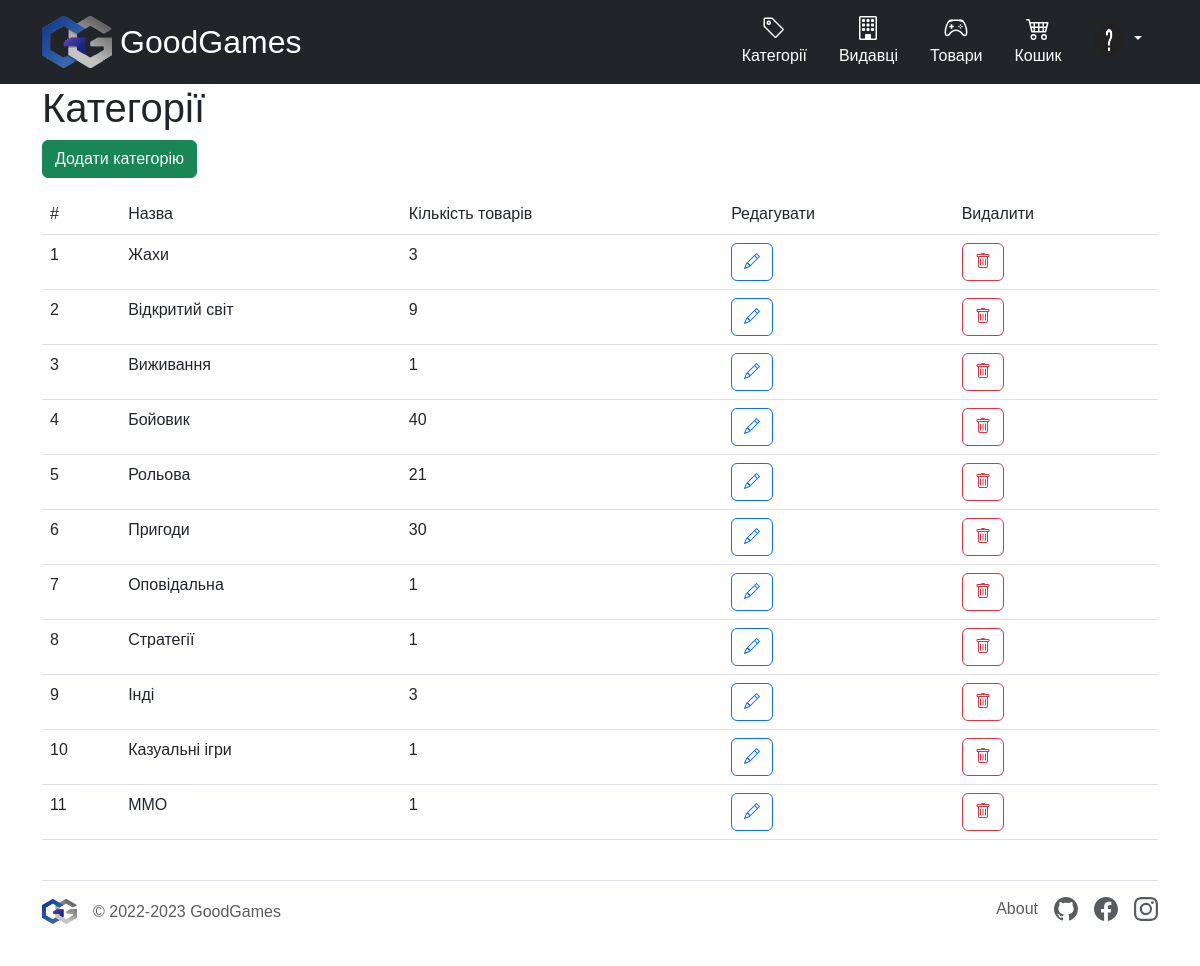
The page /category (signed in) on the database its author committed.
### tables this page shows
CREATE TABLE `category` (
  `id` int NOT NULL,
  `name` varchar(255) NOT NULL
);

### core/Template.php (called while the page is built, shortened)
<?php
class Template
{
    protected $path;
    public function __construct($path)
    {
        $this->path = $path;
    }
    public function getHTML()
    {
        include($this->path);
        $html = ob_get_contents();
        return $html;
    }
}

### core/Controller.php (called while the page is built, shortened)
<?php
class Controller
{
    protected $viewPath;
    public function __construct()
    {
        $this->moduleName = \core\Core::getInstance()->app['moduleName'];
        $this->actionName = \core\Core::getInstance()->app['actionName'];
        $this->viewPath = "views/$this->moduleName/$this->actionName.php";
    }
    public function render($viewPath = null, $params = null)
    {
        if (empty($viewPath))
            $viewPath = $this->viewPath;
        $tpl = new Template($viewPath);
        if (!empty($params))
            $tpl->setParams($params);
        return $tpl->getHTML();
    }
}

### controllers/CategoryController.php (called while the page is built, shortened)
<?php
class CategoryController extends Controller
{
    public function indexAction()
    {
        $categories = Category::getCategoriesWithCount();
        return $this->render(null, [
            'categories' => $categories
        ]);
    }
}

### index.php (called while the page is built, shortened)
<?php
spl_autoload_register(function ($className) {
    $path = $className . '.php';
});
$core = core\Core::getInstance();
$core->Initialize();
$core->Run();

### models/User.php (called while the page is built, shortened)
<?php
class User
{
    public static $accessLevels = [
        'user' => 1,
        'admin' => 10,
        'superAdmin' => 11,
    ];
    public static function getCurrentAuthentificatedUser()
    {
        return $_SESSION['user'] ?? null;
    }
    public static function isAdmin()
    {
        $user = self::getCurrentAuthentificatedUser();
        return $user['access_level'] == self::$accessLevels['admin'] || $user['access_level'] == self::$accessLevels['superAdmin'];
    }
}

### core/DB.php (called while the page is built, shortened)
<?php
class DB
{
    protected $pdo;
    public function __construct($hostname, $login, $password, $database)
    {
        $this->pdo = new \PDO("mysql:host=$hostname;dbname=$database", $login, $password);
    }
    public function select($tableName, $fieldList = "*", $conditionArray = null)
    {
        if (is_string($fieldList))
            $fieldListString = $fieldList;
        $wherePartString = "";
        if (is_array($conditionArray)) {
            foreach ($conditionArray as $key => $value) {
                $parts[] = "$key = :$key";
            }
            $wherePartString = "WHERE " . implode(' AND ', $parts);
        }
        $res = $this->pdo->prepare("SELECT $fieldListString FROM $tableName $wherePartString");
        $res->execute($conditionArray);
        return $res->fetchAll(\PDO::FETCH_ASSOC);
    }
}

### models/Category.php (called while the page is built, shortened)
<?php
class Category
{
    protected static $tableName = 'category';
    public static function getCategoriesWithCount()
    {
        $rows = Core::getInstance()->db->select(self::$tableName);
        foreach ($rows as $key => $row) {
            $rows[$key]['count'] = CategoryList::getCategoryCount($row['id']);
        }
        return $rows;
    }
}

### models/CategoryList.php (called while the page is built, shortened)
<?php
class CategoryList
{
    protected static $tableName = 'category_list';
    public static function getCategoryCount($category_id)
    {
        $rows = Core::getInstance()->db->select(
            self::$tableName,
            '*',
            [
                'category_id' => $category_id
            ]
        );
        return count($rows);
    }
}

### views/category/index.php (the view, shortened to what this page needs)
<h1>Категорії</h1>
<?php if (User::isAdmin()): ?>
    <div class="mb-3">
        <a href="/category/add" class="btn btn-success">Додати категорію</a>
    </div>
<?php endif; ?>
<table class="table table-hover">
    <thead>
        <tr>
            <td>#</td>
            <td>Назва</td>
            <td>Кількість товарів</td>
            <?php if (User::isAdmin()): ?>
                <td>Редагувати</td>
                <td>Видалити</td>
            <?php endif; ?>
        </tr>
    </thead>
    <?php if (!empty($categories)): ?>
        <?php
        $index = 1;
        foreach ($categories as $row): ?>
            <tr onclick="trHref(event, '/product?categories_id%5B%5D=<?= $row['id'] ?>')" style="cursor:pointer;">
                <td>
                    <?= $index ?>
                </td>
                <td><?= $row['name'] ?></td>
                <td>
                    <?= $row['count'] ?>
                </td>
                <?php if (User::isAdmin()): ?>
                    <td>
                        <a href="/category/edit/<?= $row['id'] ?>" class="btn btn-outline-primary"></a>
                    </td>
                    <td>
                        <a href="/category/delete/<?= $row['id'] ?>" class="btn btn-outline-danger"></a>
                    </td>
                <?php endif; ?>
            </tr>
            <?php
            $index++;
        endforeach; ?>
    <?php endif; ?>
</table>

### themes/light/css/style.css (style rules this page uses)
body { display: flex; flex-direction: column; min-height: 100vh; font-family: "Motiva Sans", Sans-serif; }
.bi { vertical-align: -0.125em; fill: currentColor; }

### rows shown on the page
category: name "Жахи", id "3"
category: name "Відкритий світ", count "9"
category: name "Виживання", count "1"
category: name "Бойовик", count "40"
category: name "Рольова", count "21"
category: name "Пригоди", count "30"
category: name "Оповідальна", count "1"
category: name "Стратегії", count "1"
category: name "Інді", count "3"
category: name "Казуальні ігри", count "1"
category: name "ММО", count "1"
